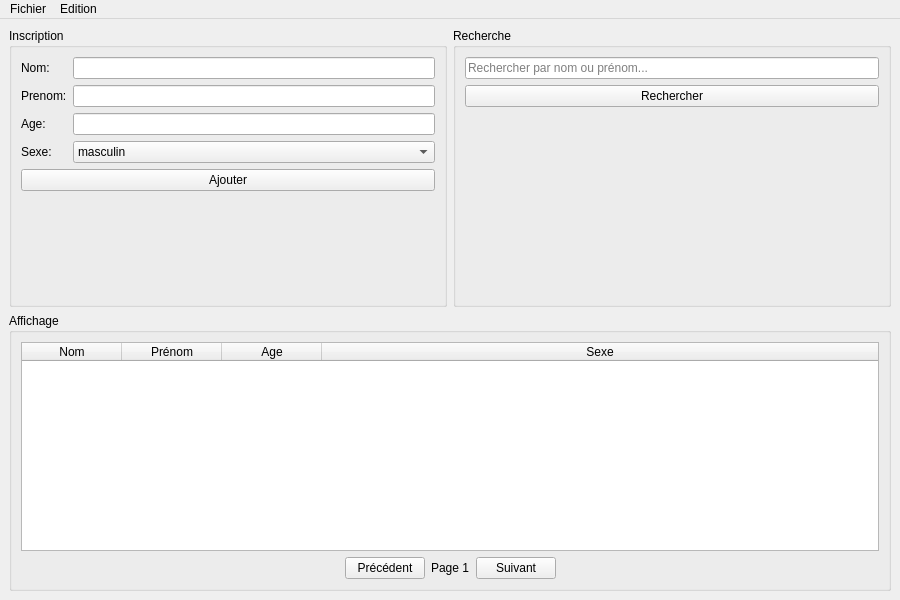
<?xml version="1.0" encoding="UTF-8"?>
<ui version="4.0">
 <class>MainWindow</class>
 <widget class="QMainWindow" name="MainWindow">
  <property name="geometry">
   <rect>
    <x>0</x>
    <y>0</y>
    <width>900</width>
    <height>600</height>
   </rect>
  </property>
  <property name="windowTitle">
   <string>Gestion des Inscriptions</string>
  </property>
  <widget class="QWidget" name="centralwidget">
   <layout class="QVBoxLayout" name="verticalLayout_main">
    <item>
     <layout class="QHBoxLayout" name="horizontalLayout_top">
      <item>
       <widget class="QGroupBox" name="grpInscription">
        <property name="title">
         <string>Inscription</string>
        </property>
        <layout class="QFormLayout" name="formLayout">
         <item row="0" column="0">
          <widget class="QLabel" name="label">
           <property name="text">
            <string>Nom:</string>
           </property>
          </widget>
         </item>
         <item row="0" column="1">
          <widget class="QLineEdit" name="nomEdit"/>
         </item>
         <item row="1" column="0">
          <widget class="QLabel" name="label_2">
           <property name="text">
            <string>Prenom:</string>
           </property>
          </widget>
         </item>
         <item row="1" column="1">
          <widget class="QLineEdit" name="prenomEdit"/>
         </item>
         <item row="2" column="0">
          <widget class="QLabel" name="label_3">
           <property name="text">
            <string>Age:</string>
           </property>
          </widget>
         </item>
         <item row="2" column="1">
          <widget class="QLineEdit" name="ageEdit"/>
         </item>
         <item row="3" column="0">
          <widget class="QLabel" name="label_4">
           <property name="text">
            <string>Sexe:</string>
           </property>
          </widget>
         </item>
         <item row="3" column="1">
          <widget class="QComboBox" name="sexeComboBox">
           <item>
            <property name="text">
             <string>masculin</string>
            </property>
           </item>
           <item>
            <property name="text">
             <string>féminin</string>
            </property>
           </item>
          </widget>
         </item>
         <item row="4" column="0" colspan="2">
          <widget class="QPushButton" name="btnAjouter">
           <property name="text">
            <string>Ajouter</string>
           </property>
           <property name="autoDefault">
            <bool>false</bool>
           </property>
          </widget>
         </item>
        </layout>
       </widget>
      </item>
      <item>
       <widget class="QGroupBox" name="grpRecherche">
        <property name="title">
         <string>Recherche</string>
        </property>
        <layout class="QVBoxLayout" name="verticalLayout_search">
         <item>
          <widget class="QLineEdit" name="searchEdit">
           <property name="placeholderText">
            <string>Rechercher par nom ou prénom...</string>
           </property>
          </widget>
         </item>
         <item>
          <widget class="QPushButton" name="btnRechercher">
           <property name="text">
            <string>Rechercher</string>
           </property>
          </widget>
         </item>
         <item>
          <spacer name="verticalSpacer">
           <property name="orientation">
            <enum>Qt::Vertical</enum>
           </property>
           <property name="sizeHint" stdset="0">
            <size>
             <width>20</width>
             <height>40</height>
            </size>
           </property>
          </spacer>
         </item>
        </layout>
       </widget>
      </item>
     </layout>
    </item>
    <item>
     <widget class="QGroupBox" name="grpAffichage">
      <property name="title">
       <string>Affichage</string>
      </property>
      <layout class="QVBoxLayout" name="verticalLayout_affichage">
       <item>
        <widget class="QTableWidget" name="table">
         <property name="columnCount">
          <number>4</number>
         </property>
         <attribute name="horizontalHeaderStretchLastSection">
          <bool>true</bool>
         </attribute>
         <column>
          <property name="text">
           <string>Nom</string>
          </property>
         </column>
         <column>
          <property name="text">
           <string>Prénom</string>
          </property>
         </column>
         <column>
          <property name="text">
           <string>Age</string>
          </property>
         </column>
         <column>
          <property name="text">
           <string>Sexe</string>
          </property>
         </column>
        </widget>
       </item>
       <item>
        <layout class="QHBoxLayout" name="horizontalLayout_pagination">
         <item>
          <spacer name="horizontalSpacer_1">
           <property name="orientation">
            <enum>Qt::Horizontal</enum>
           </property>
           <property name="sizeHint" stdset="0">
            <size>
             <width>40</width>
             <height>20</height>
            </size>
           </property>
          </spacer>
         </item>
         <item>
          <widget class="QPushButton" name="btnPrecedent">
           <property name="text">
            <string>Précédent</string>
           </property>
          </widget>
         </item>
         <item>
          <widget class="QLabel" name="pageLabel">
           <property name="text">
            <string>Page 1</string>
           </property>
          </widget>
         </item>
         <item>
          <widget class="QPushButton" name="btnSuivant">
           <property name="text">
            <string>Suivant</string>
           </property>
          </widget>
         </item>
         <item>
          <spacer name="horizontalSpacer_2">
           <property name="orientation">
            <enum>Qt::Horizontal</enum>
           </property>
           <property name="sizeHint" stdset="0">
            <size>
             <width>40</width>
             <height>20</height>
            </size>
           </property>
          </spacer>
         </item>
        </layout>
       </item>
      </layout>
     </widget>
    </item>
   </layout>
  </widget>
  <widget class="QMenuBar" name="menubar">
   <property name="geometry">
    <rect>
     <x>0</x>
     <y>0</y>
     <width>900</width>
     <height>23</height>
    </rect>
   </property>
   <widget class="QMenu" name="menuMenu">
    <property name="title">
     <string>Fichier</string>
    </property>
    <addaction name="actionOuvrir"/>
   </widget>
   <widget class="QMenu" name="menuEdition">
    <property name="title">
     <string>Edition</string>
    </property>
   </widget>
   <addaction name="menuMenu"/>
   <addaction name="menuEdition"/>
  </widget>
  <action name="actionOuvrir">
   <property name="text">
    <string>Ouvrir</string>
   </property>
  </action>
 </widget>
 <resources/>
 <connections/>
</ui>
